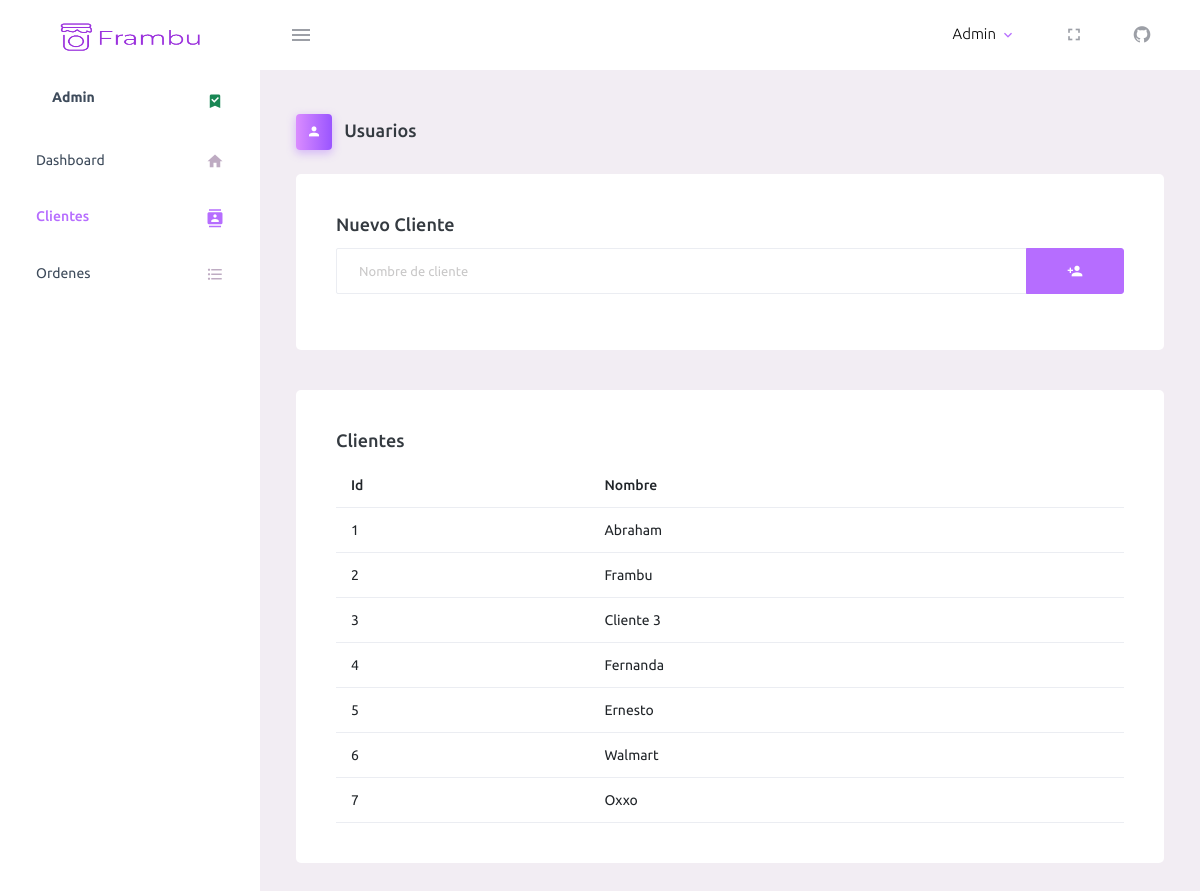
Screenshot of /clientes with the database file from the repository.
### app.py (models this page shows, shortened)
class Client(db.Model):
    id = db.Column(db.Integer, primary_key=True)
    name = db.Column(db.String(30))

### app.py (the view, shortened to what this page needs)
@app.route('/clientes', methods=['GET', 'POST'])
def clients():
    if request.method == 'GET':
        clients = Client.query.all()
        return render_template('clients.html', clients=clients)

### frambu/templates/clients.html (shortened to what this page needs)
<!DOCTYPE html>
<html lang="en">
<head>
    <link rel="stylesheet" href="/vendors/mdi/css/materialdesignicons.min.css">
    <link rel="stylesheet" href="/vendors/css/vendor.bundle.base.css">
    <link rel="stylesheet" href="/css/style.css">
</head>
<body>
    <div class="container-scroller">
        <nav class="navbar default-layout-navbar col-lg-12 col-12 p-0 fixed-top d-flex flex-row">
            <div class="text-center navbar-brand-wrapper d-flex align-items-center justify-content-center">
                <a class="navbar-brand brand-logo" href="/"><img src="/images/logo.png" alt="logo" /></a>
            </div>
            <div class="navbar-menu-wrapper d-flex align-items-stretch">
                <button class="navbar-toggler navbar-toggler align-self-center" type="button" data-toggle="minimize">
                    <span class="mdi mdi-menu"></span>
                </button>
                <ul class="navbar-nav navbar-nav-right">
                    <li class="nav-item nav-profile dropdown">
                        <a class="nav-link dropdown-toggle" id="profileDropdown" href="#" data-bs-toggle="dropdown"
                            aria-expanded="false">
                            <div class="nav-profile-text">
                                <p class="mb-1 text-black">Admin</p>
                            </div>
                        </a>
                    </li>
                    <li class="nav-item d-none d-lg-block full-screen-link">
                        <a class="nav-link">
                            <i class="mdi mdi-fullscreen" id="fullscreen-button"></i>
                        </a>
                    </li>
                    <li class="nav-item dropdown">
                        <a class="nav-link" href="https://github.com/abraham99mh/Frambu" aria-expanded="false">
                            <i class="mdi mdi-github-circle"></i>
                        </a>
                    </li>
                </ul>
            </div>
        </nav>
        <div class="container-fluid page-body-wrapper">
            <nav class="sidebar sidebar-offcanvas" id="sidebar">
                <ul class="nav">
                    <li class="nav-item nav-profile">
                        <a href="#" class="nav-link">
                            <div class="nav-profile-text d-flex flex-column">
                                <span class="font-weight-bold mb-2">Admin</span>
                            </div>
                            <i class="mdi mdi-bookmark-check text-success nav-profile-badge"></i>
                        </a>
                    </li>
                    <li class="nav-item">
                        <a class="nav-link" href="/">
                            <span class="menu-title">Dashboard</span>
                            <i class="mdi mdi-home menu-icon"></i>
                        </a>
                    </li>
                    <li class="nav-item">
                        <a class="nav-link" href="/clientes">
                            <span class="menu-title">Clientes</span>
                            <i class="mdi mdi-contacts menu-icon"></i>
                        </a>
                    </li>
                    <li class="nav-item">
                        <a class="nav-link" href="/crear-orden">
                            <span class="menu-title">Ordenes</span>
                            <i class="mdi mdi-format-list-bulleted menu-icon"></i>
                        </a>
                    </li>
                </ul>
            </nav>
            <div class="main-panel">
                <div class="content-wrapper">
                    <div class="page-header">
                        <h3 class="page-title">
                            <span class="page-title-icon bg-gradient-primary text-white me-2">
                                <i class="mdi mdi-account"></i>
                            </span> Usuarios
                        </h3>
                    </div>
                    <div class="row">
                        <div class="col-12 grid-margin">
                            <div class="card">
                                <div class="card-body">
                                    <h4 class="card-title">Nuevo cliente</h4>
                                    <form action="/clientes" method="post">
                                        <div class="input-group mb-3">
                                            <input type="text" class="form-control" placeholder="Nombre de cliente"
                                                aria-label="Username" name="name">
                                            <button type="submit" class="btn btn-primary" type="button"
                                                id="button-addon2"><i class="mdi mdi-account-plus"></i></button>
                                        </div>
                                    </form>
                                </div>
                            </div>
                        </div>
                    </div>
                    <div class="row">
                        <div class="col-12 grid-margin">
                            <div class="card">
                                <div class="card-body">
                                    <h4 class="card-title">Clientes</h4>
                                    <div class="table-responsive">
                                        <table class="table">
                                            <thead>
                                                <tr>
                                                    <th> Id </th>
                                                    <th> Nombre </th>
                                                </tr>
                                            </thead>
                                            <tbody>
                                                {% for client in clients %}
                                                <tr>
                                                    <td>{{client.id}}</td>
                                                    <td>{{client.name}}</td>
                                                </tr>
                                                {% endfor %}
                                            </tbody>
                                        </table>
                                    </div>
                                </div>
                            </div>
                        </div>
                    </div>
                </div>
            </div>
</body>
</html>

### rows the page displays
Client: id "1", name "Abraham"
Client: id "2", name "Frambu"
Client: id "3", name "Cliente 3"
Client: id "4", name "Fernanda"
Client: id "5", name "Ernesto"
Client: id "6", name "Walmart"
Client: id "7", name "Oxxo"
